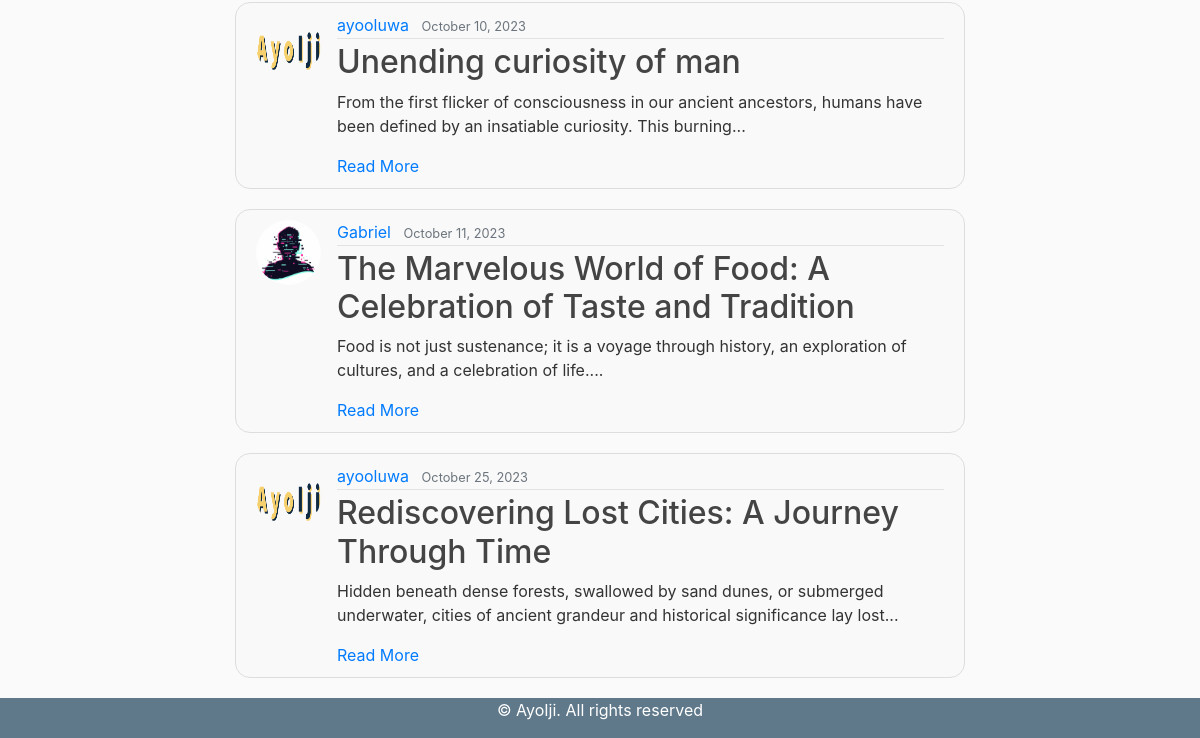
/search/ (lower part), run on an earlier commit of the app's database.
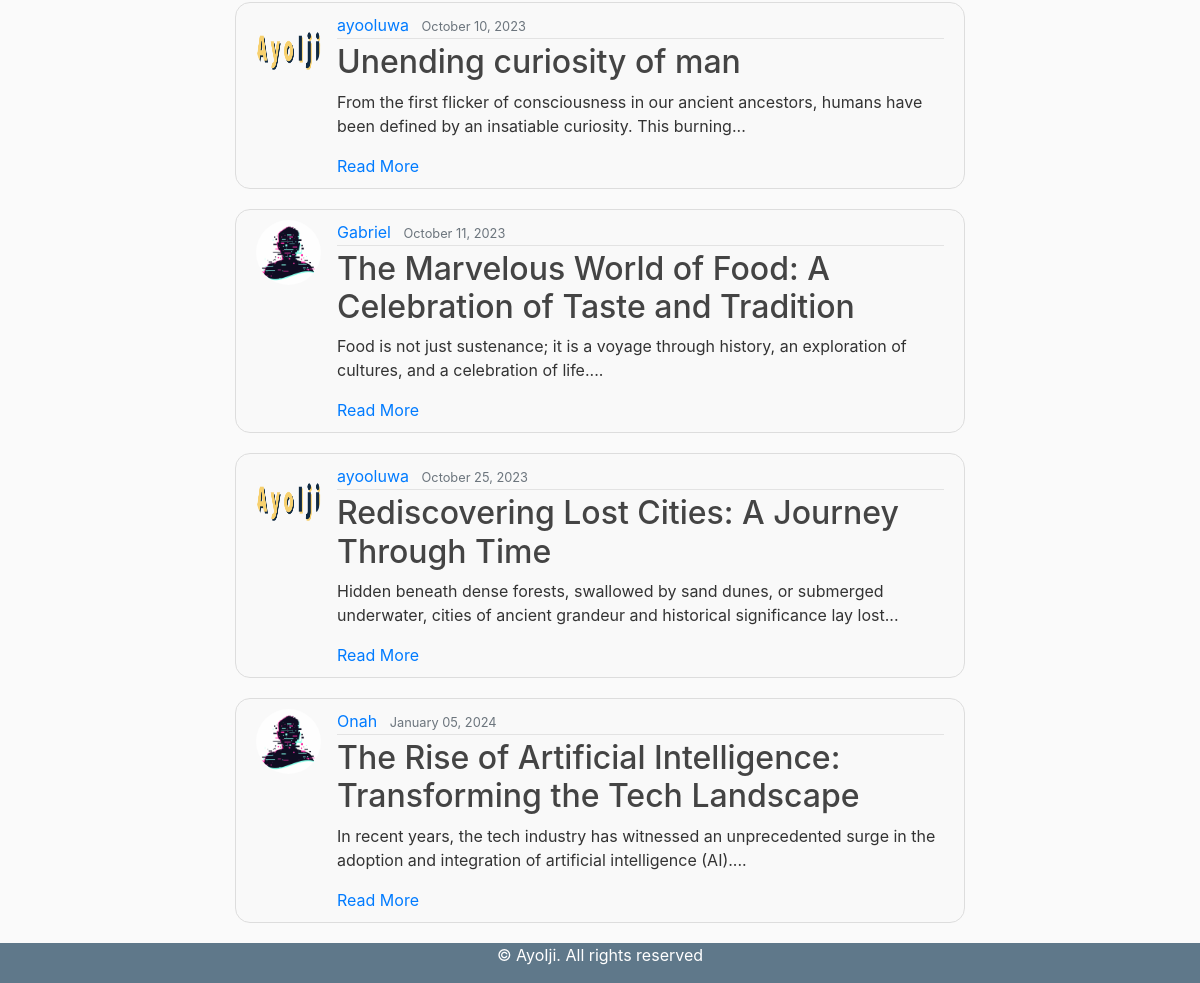
And on a later commit of the database.
### blog/models.py (models this page shows, shortened)
class Post(models.Model):
    title = models.CharField(max_length=100)
    content = models.TextField()
    date_posted = models.DateTimeField(default=timezone.now)
    author = models.ForeignKey(User, on_delete=models.CASCADE)
    image = models.ImageField(upload_to='post_images/', default='default.jpg')
    category = models.ForeignKey(Category, on_delete=models.CASCADE, null=True, blank=True)
    likes = models.ManyToManyField(User, related_name='post_likes')
    dislikes = models.ManyToManyField(User, related_name='post_dislikes')
    def teaser(self):
        return ' '.join(self.content.split()[:20]) + '...'

### users/models.py (models this page shows, shortened)
class Profile(models.Model):
    user = models.OneToOneField(User, on_delete=models.CASCADE)
    image = models.ImageField(default='default.jpg', upload_to='profile_pics')
    bio = models.TextField(blank=True, max_length=500)
    email = models.EmailField(unique=True, null=True, blank=True)
    location = models.CharField(blank=True, max_length=100)
    birth_date = models.DateField(null=True, blank=True)
    website = models.URLField(blank=True, max_length=200)

### blog/views.py (the view, shortened to what this page needs)
# urls.py: path('search/', views.search_view, name='search-view'),
def search_view(request):
    queryset = Post.objects.all()
    query = request.GET.get('query', '')  # Default to an empty string if 'query' doesn't exist
    template_name = 'blog/search_results.html'
    context = {
        'results': queryset,  # renaming 'queryset' to 'results' to match your template
        'query': query
    }
    return render(request, template_name, context)

### blog/templates/blog/search_results.html (shortened to what this page needs)
{% extends 'blog/base2.html' %} {% block content %} {% for post in results %}
<article class="media content-section">
  <img
    class="rounded-circle article-img"
    src="{{ post.author.profile.image.url }}"
    alt=""
  />
  <div class="media-body">
    <div class="article-metadata">
      <a class="mr-2" href="#">{{ post.author }}</a>
      <small class="text-muted">{{ post.date_posted|date:"F d, Y" }}</small>
    </div>
    <h2>
      <a class="article-title" href="{% url 'post_detail' post.id %}"
        >{{ post.title }}</a
      >
    </h2>
    <p class="article-content">{{ post.teaser }}</p>
    <a href="{% url 'post_detail' post.id %}" class="read-more">Read More</a>
  </div>
</article>
{% endfor %} {% endblock content %}

What changed in the data, as far as the page shows it:
added Post: author.profile.image (placeholder picture), author "Onah", date_posted "January 05, 2024", title "The Rise of Artificial Intelligence: Transforming the Tech Landscape", teaser "In recent years, the tech industry has witnessed an unprecedented surge in the adoption and integration of artificial intelligence (AI)...."
